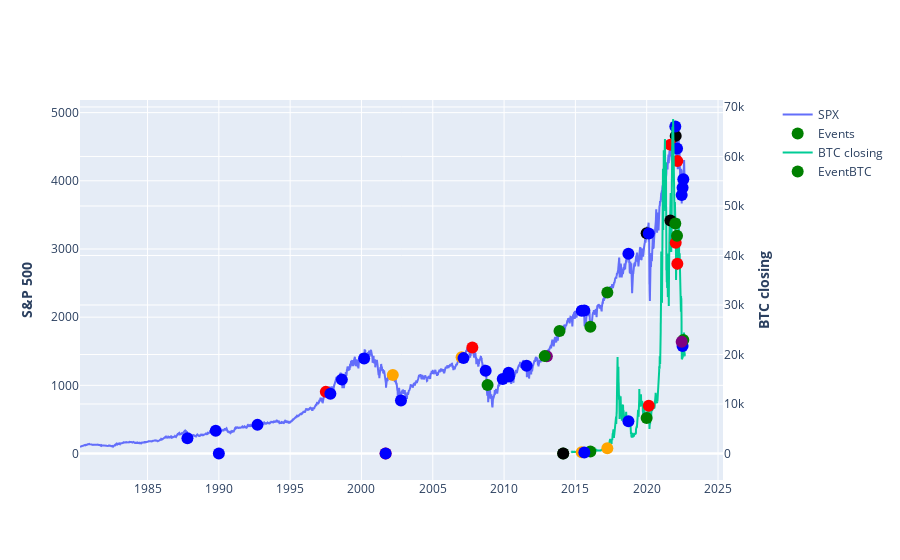

Notebook code cell kept with this figure:
### Code cell
# Create figure with secondary y-axis
# Hide the words
fig = make_subplots(specs=[[{"secondary_y": True}]])

fig.add_trace(go.Line(x=df_SPX["Date1"], y=df_SPX["Close*"], name="SPX"))

fig.add_trace(go.Scatter(x=df_event_1["Date1"], 
                         y=df_event_1["Close*"],
                         hovertemplate='<b>Event</b>: %{text}',
                         mode='markers',
                         name='Events',
                         text=df_event_1["Event"],
                         #Changed df_event from Orange to "Colour"
                         marker=dict(size=12, color=df_event["Colour"])
                         ),
              secondary_y=False,
             )

#Adds 2nd Line trace BTC
fig.add_trace(
    go.Line(x=df_btc["Date1"], y=df_btc["Close"], name="BTC closing"),
    secondary_y=True,
)

fig.add_trace(go.Scatter(x=df_eventbtc_1["Date1"], 
                         y=df_eventbtc_1["Close"],
                         hovertemplate='<b>Event</b>: %{text}',
                         mode='markers',
                         name='EventBTC',
                         text=df_eventbtc_1["Event"],
                         #Changed df_eventbtc from Orange to "Colour"
                         marker=dict(size=12, color=df_eventbtc["Colour"])
                         ),
              secondary_y=True,
             )

fig.update_yaxes(title_text="<b>S&P 500</b>", secondary_y=False)
fig.update_yaxes(title_text="<b>BTC closing</b>", secondary_y=True)

pyo.plot(fig, filename='SPX_graph_secondY.html')

fig.show()

### Figure 1 — Plotly figure (JSON) as saved in the notebook; plotly's stock layout.template omitted (floating-point values rounded to 4 significant figures; data arrays with more than 128 entries replaced by an {"elided": "..."} marker saying what was removed)
{"data": [{"name": "SPX", "type": "scatter", "x": {"elided": "10696 str values"}, "y": {"elided": "10696 float values"}}, {"hovertemplate": "<b>Event</b>: %{text}", "marker": {"color": ["green", "blue", "orange", "red", "green", "red", "green", "purple", "black", "black", "orange", "blue", "blue", "red", "green", "green", "green", "blue", "blue", "blue", "blue", "red", "blue", "blue", "blue", "blue", "blue", "blue", "red", "blue", "blue", "blue", "blue", "blue", "blue", "blue", "blue", "blue", "blue", "blue", "blue", "blue", "red"], "size": 12}, "mode": "markers", "name": "Events", "text": ["Trump election ", "Elon didn't buy twitter ", "SpaceX is founded by Elon Musk ", "September 11 attacks ", "Brexit", "Russian Ukrainian war ", "Obama election ", "2012 new year ", "Covid start ", "Covid highest national lockdown ", "Apple release iPhone ", "Fed rise interest rate on ", "Fed rise interest rate on ", "The United States Armed Forces completed their withdrawal from Afghanistan ", "Barack Obama wins second term as President of the United States", "The Euromaidan protest begins in Ukraine", "Euromaidan protest in Ukraine sparks a revolution and the overthrow of Viktor Yanukovych", "Black Monday", "Friday the 13th mini-crash", "The Gulf War", "Black Wednesday", "1997 Asian financial crisis", "October 27, 1997, mini-crash", "1998 Russian financial crisis", "Dot-com bubble", "Economic effects of the September 11 attacks", "Stock market downturn of 2002", "Chinese stock bubble of 2007", "United States bear market of 2007–2009", "Financial crisis of 2007–2008", "2009 Dubai debt standstill", "European sovereign debt crisis", "2010 flash crash", "August 2011 stock markets fall", "2015–16 Chinese stock market crash", "2015–2016 stock market selloff", "2018 cryptocurrency crash", "2020 stock market crash", "2022 stock market decline", "2022 Russian stock market crash"], "type": "scatter", "x": ["2016-01-20T00:00:00", "2022-07-08T00:00:00", "2002-03-14T00:00:00", "2001-09-11T00:00:00", "2017-03-29T00:00:00", "2022-02-24T00:00:00", "2008-11-04T00:00:00", "2012-12-31T00:00:00", "2019-12-31T00:00:00", "2022-01-13T00:00:00", "2007-01-09T00:00:00", "2022-07-27T00:00:00", "2022-06-15T00:00:00", "2021-08-30T00:00:00", "2012-11-06T00:00:00", "2013-11-21T00:00:00", "2014-02-23T00:00:00", "1987-10-19T00:00:00", "1989-10-13T00:00:00", "1990-01-01T00:00:00", "1992-09-16T00:00:00", "1997-07-02T00:00:00", "1997-10-27T00:00:00", "1998-08-17T00:00:00", "2000-03-10T00:00:00", "2001-09-11T00:00:00", "2002-10-09T00:00:00", "2007-02-27T00:00:00", "2007-10-11T00:00:00", "2008-09-16T00:00:00", "2009-11-27T00:00:00", "2010-04-27T00:00:00", "2010-05-06T00:00:00", "2011-08-01T00:00:00", "2015-06-12T00:00:00", "2015-08-18T00:00:00", "2018-09-20T00:00:00", "2020-02-24T00:00:00", "2022-01-03T00:00:00", "2022-02-16T00:00:00"], "xaxis": "x", "y": [1859.0, 3899.0, 1153.0, 0, 2361.0, 4289.0, 1006.0, 1426.0, 3231.0, 4659.0, 1412.0, 4024.0, 3790.0, 4529.0, 1428.0, 1796.0, 0, 224.8, 333.6, 0, 419.9, 904.0, 877.0, 1084.0, 1395.0, 0, 776.8, 1399.0, 1554.0, 1214.0, 1091.0, 1184.0, 1128.0, 1287.0, 2094.0, 2097.0, 2931.0, 3226.0, 4797.0, 4475.0], "yaxis": "y"}, {"name": "BTC closing", "type": "scatter", "x": {"elided": "2911 str values"}, "xaxis": "x", "y": {"elided": "2911 float values"}, "yaxis": "y2"}, {"hovertemplate": "<b>Event</b>: %{text}", "marker": {"color": ["green", "blue", "orange", "red", "green", "red", "green", "purple", "black", "black", "orange", "blue", "blue", "red", "green", "green", "green", "blue", "blue", "blue", "blue", "red", "blue", "blue", "blue", "blue", "blue", "blue", "red", "blue", "blue", "blue", "blue", "blue", "blue", "blue", "blue", "blue", "blue", "blue", "blue", "blue", "red"], "size": 12}, "mode": "markers", "name": "EventBTC", "text": ["Trump election ", "Elon didn't buy twitter ", "Brexit", "Russian Ukrainian war ", "Covid start ", "Covid highest national lockdown ", "Fed rise interest rate on ", "Fed rise interest rate on ", "The United States Armed Forces completed their withdrawal from Afghanistan ", "Euromaidan protest in Ukraine sparks a revolution and the overthrow of Viktor Yanukovych", "2015–16 Chinese stock market crash", "2015–2016 stock market selloff", "2018 cryptocurrency crash", "2020 stock market crash", "2022 stock market decline", "2022 Russian stock market crash"], "type": "scatter", "x": ["2016-01-20T00:00:00", "2022-07-08T00:00:00", "2017-03-29T00:00:00", "2022-02-24T00:00:00", "2019-12-31T00:00:00", "2022-01-13T00:00:00", "2022-07-27T00:00:00", "2022-06-15T00:00:00", "2021-08-30T00:00:00", "2014-02-23T00:00:00", "2015-06-12T00:00:00", "2015-08-18T00:00:00", "2018-09-20T00:00:00", "2020-02-24T00:00:00", "2022-01-03T00:00:00", "2022-02-16T00:00:00"], "xaxis": "x", "y": [420.2, 21730.0, 1040.0, 38330.0, 7194.0, 42590.0, 22930.0, 22570.0, 47050.0, 0, 230.0, 211.1, 6520.0, 9650.0, 46460.0, 43960.0], "yaxis": "y2"}], "layout": {"xaxis": {"anchor": "y", "domain": [0, 0.94]}, "yaxis": {"anchor": "x", "domain": [0, 1], "title": {"text": "<b>S&P 500</b>"}}, "yaxis2": {"anchor": "x", "overlaying": "y", "side": "right", "title": {"text": "<b>BTC closing</b>"}}}}
